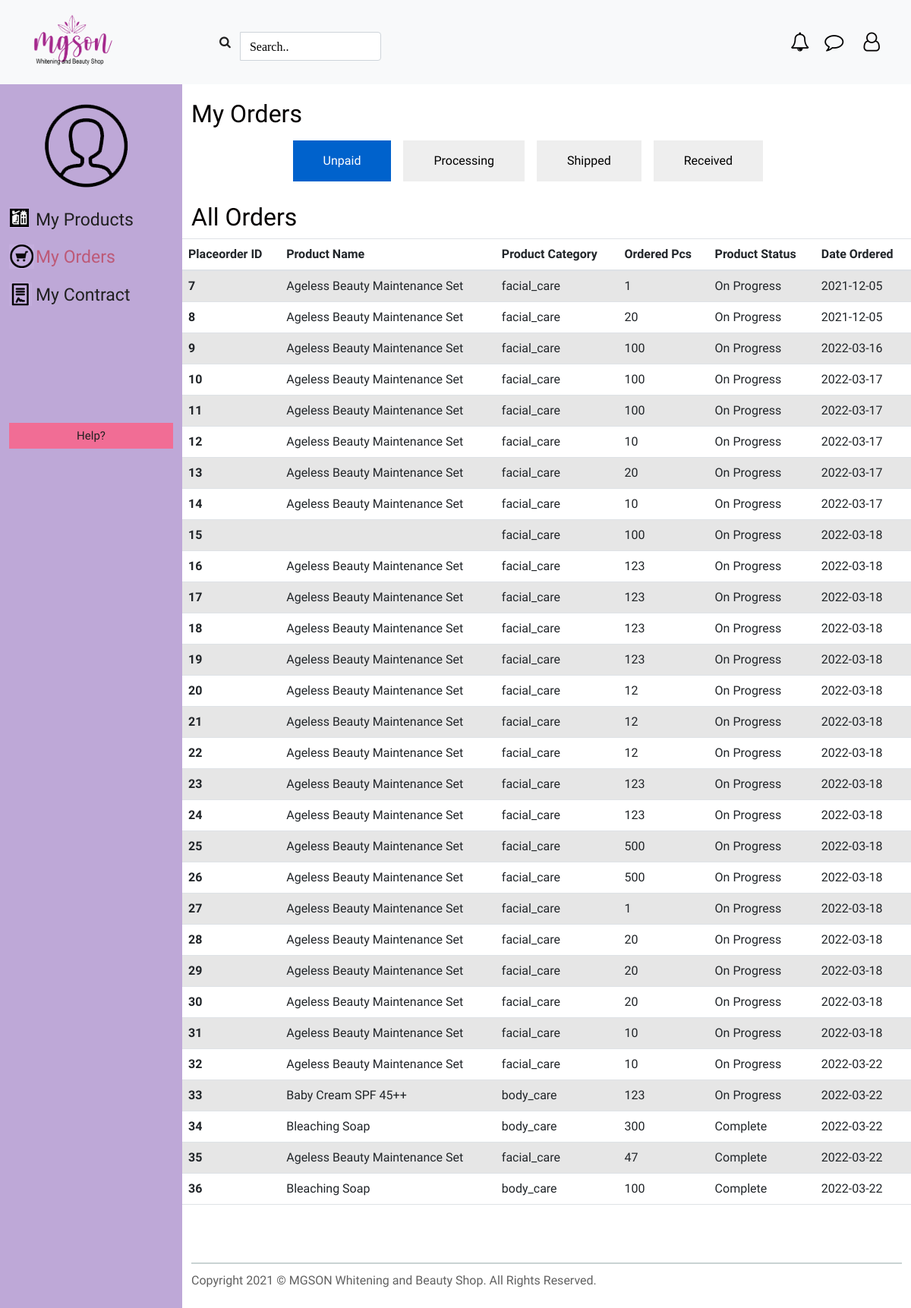
/dashboardDep/myorder.php, run on the app's committed database.
### tables this page shows
CREATE TABLE `placeorder` (
  `placeorder_id` int(1) NOT NULL,
  `id_users` varchar(50) NOT NULL,
  `id_product` varchar(100) NOT NULL,
  `id_admin` varchar(200) NOT NULL,
  `product_name` varchar(50) NOT NULL,
  `product_cat` varchar(50) NOT NULL,
  `ordered_pcs` int(50) NOT NULL,
  `quantity_remaining` int(30) NOT NULL,
  `product_status` varchar(50) NOT NULL,
  `date_ordered` date NOT NULL
);

### dashboardDep/myorder.php (the view, shortened to what this page needs)
<!DOCTYPE html>
<html>
<head>
   <link rel="stylesheet" type="text/css" href="../css/bootstrap.css" />
	<link href="../css/bootstrap.min.css" rel="stylesheet">
	<link href="../css/modals.css" rel="stylesheet">
	 <link rel="stylesheet" type="text/css" href="../css/style.css" />
	<link rel="stylesheet" href="https://cdnjs.cloudflare.com/ajax/libs/font-awesome/4.7.0/css/font-awesome.min.css">
	<link href="../style.css" rel="stylesheet" />
	<link href="style.css" rel="stylesheet" />
</head>
<body>
  <nav class="navbar navbar-expand-lg navbar-light bg-light sticky-top">
    <div class="ctml">
      <a href="index.php"><img src="../images/logo.png" class="img-fluid logo" alt="Dashboard"></a>
        <form class="form-inline my-2 my-lg-0 nfdp" action="../search.php">
          <div class="input-group">
            <button class="btn my-2 my-sm-0" type="submit"><i class="fa fa-search"></i></button>
              <input class="form-control mr-sm-2 fa fa-search" type="text" placeholder="Search.." aria-label="Search" name="search">
          </div>
        </form>
      </div>
      <div>
        <ul class="col-sm-12 bell-icons bc1 ctmul1">
        <li><a class="fa fa-bell-o" href="#"></a></li>
        <li><a class="fa fa-comment-o" href="contact.php"></a></li>
        <li>
          <a class="fa fa-user-o" type="button" class="btn" data-toggle="dropdown" aria-haspopup="true" aria-expanded="false"></a>
        </li>
      </ul>
      </div>
  </nav>
	<div id="dashboard-wrapper" class="container">
	  <div class="row">
  		<div class="col-sm-4">
  			<a href="index.php"><img src="images/profileavatar.png" class="mb-4 clientavatar" alt="client"/></a>
          <ul class="nav-menu-side withicons">
          <li><a href="myproducts.php">My Products</a></li>
          <li><a href="myorder.php" class="active-menu">My Orders</a></li>
          <li><a href="mycontract.php">My Contract</a></li>
          </ul>
        <p class="logout-btm"><a href="contact.php">Help?</a></p>
  		</div>
  		<div class="col-sm-8 product-data">
  			<div class="data-my-product">
  				<h2>My Orders</h2>
  				<ul class="myproducts">
  						<li><a class="btn btn-primary btn-dashboard active" href="#" role="button">Unpaid</a></li>
  						<li><a class="btn btn-primary btn-dashboard" href="#" role="button">Processing</a></li>
  						<li><a class="btn btn-primary btn-dashboard" href="#" role="button">Shipped</a></li>
  						<li><a class="btn btn-primary btn-dashboard" href="./Order/orderreceived.php" role="button">Received</a></li>
  				</ul>
  				<h2>All Orders</h2>
  				<div class="row info-order">
            <table class='table table-striped table-hover' >
    					<thead>
    							<tr>
                    <th scope='col'>Placeorder ID</th>
    								<th scope='col'>Product Name</th>
                    <th scope='col'>Product Category</th>
                    <th scope='col'>Ordered Pcs</th>
                    <th scope='col'>Product Status</th>
                    <th scope='col'>Date Ordered</th>
    								</tr>
    						</thead>
    					<tbody>
            <?php
            require('../db.php');
            $sql = "SELECT * FROM placeorder";
            $result = $con->query($sql);
            if ($result->num_rows > 0) {
              while($row = $result->fetch_assoc()) {
              echo "
                  <tr>
                    <th scope='row'>".$row["placeorder_id"]."</th>
                    <td>" . $row["product_name"]. "</td>
                    <td>" . $row["product_cat"]. "</td>
                    <td>" . $row["ordered_pcs"]. "</td>
                    <td>" . $row["product_status"]. "</td>
                    <td>" . $row["date_ordered"]. "</td>
                  </tr>";
              }
            } else {
              echo "0 results";
            }
            ?>
                </tbody>
              </table>
  				</div>
  			</div>
  		<footer>Copyright 2021 © MGSON Whitening and Beauty Shop. All Rights Reserved.</footer>
  	  </div>
  </div>
</div>
</body>
</html>

### css/style.css (style rules this page uses)
body { font-family: "Poppins", sans-serif; color: #040000; background-color: #ffffff; }
a, a:hover, a:focus { text-decoration: none; }
.btn, .btn:focus { outline: none !important; -webkit-box-shadow: none; box-shadow: none; }
.logo { width: 160px; padding: 10px; }
.bc1 { top: 2.5em !important; }
.nfdp { margin-left: 10%; }

### style.css (style rules this page uses)
input { width:90%; margin:10px auto; padding:10px; }
body { background:#fff; font-family: 'Arapey', serif; }
.container { margin:0 auto; max-width:100%; overflow:hidden; font-family: 'Arapey', serif; }
@media (min-width: 576px) { #dashboard-wrapper .col-sm-4, .col-sm-4-2 { width:20%; -ms-flex: 0 0 20%; flex: 0 0 20%; max-width: 20%; } }
@media (min-width: 576px) { #dashboard-wrapper .col-sm-8, .col-sm-8-2 { width:80%; -ms-flex: 0 0 80%; flex: 0 0 80%; max-width: 80%; left: 20%; } }
#dashboard-wrapper { overflow:hidden; }
#dashboard-wrapper .col-sm-4 { background:#bea8d7; height: fit-content; height: 100%; position: fixed; }
#dashboard-wrapper .col-sm-8 { background:#fff; padding-bottom: 20%; }
#dashboard-wrapper .col-sm-8 h2 { padding-top:20px; float: left; }
.nav-menu-side li { list-style:none; font-size:23px; margin-bottom:15px; }
.nav-menu-side li a { color:#202020; }
ul.nav-menu-side { margin-left:0; padding-left:0; margin-bottom:70%; }
.nav-menu-side li a.active-menu { color:#bd5977; }
.logout-btm { background: #f16d95; margin-left: 0px; margin-right: 0px; text-align: center; padding:5px; }
.logout-btm a { color:#202020; text-align:center; font-size:15px; font-family: 'Arimo', sans-serif; }
a.btn-dashboard { color: #202020; font-family: 'Arapey', serif; background: #eee; text-align: center; font-size: 25px; border: 0 none; border-radius: 0; padding: 15px 40px; }
.btn-dashboard.active { background:#bea8d7; color:#fff !important; }
.product-data h2 { float:left; }
.btn-primary:hover, .btn, .btn:focus { color:#202020 !important; }
.ctml { display: flex !important; flex-grow: 1; }
@media only screen and (min-width: 590px) { .row { display: block; } }
@media only screen and (min-width: 680px) { .row { display: block; } }
@media only screen and (min-width: 790px) { .row { display: flex; } }

### dashboardDep/style.css (style rules this page uses)
.btn-primary { color:#fff !important; }
.withicons li:first-child { background: transparent url(images/productsicon.png)no-repeat top left; }
.withicons li a { padding-left: 35px; text-align:center; }
.withicons li:nth-child(2) { background: transparent url(images/carticon.png)no-repeat top left; }
.withicons li:last-child { background: transparent url(images/list.png)no-repeat top left; }
.clientavatar { padding-left: 20%; padding-top: 10%; }
#dashboard-wrapper .col-sm-8 h2 { float:none !important; }
.myproducts li { list-style:none; float:left; margin: 8px; }
.myproducts li a { font-size:16px; }
.data-my-product { border-bottom:2px solid #c9d3d3; padding-bottom:30px; }
footer { color:#616161; padding-top:10px; }
.myproducts { width:80%; margin:0 auto; overflow:hidden; }
.myproducts li a { color:#000 !important; }
.bell-icons { position: relative; top: 0 !important; }
.bell-icons li { float:left; list-style:none; padding: 5px; font-size: 25px; }
.bell-icons a { color: black; }
.bell-icons li:first-child a:before { content: "\f0a2"; padding:5px; }
.bell-icons li:nth-child(2) a:before { content: "\f0e5"; padding:5px; }
.bell-icons li:last-child a:before { content: "\f2c0"; padding:5px; }
.info-order { margin-bottom:30px; }
::placeholder { color: black !important; }

### data on the page
placeorder: placeorder_id "7", product_name "Ageless Beauty Maintenance Set", product_cat "facial_care", ordered_pcs "1", product_status "On Progress", date_ordered "2021-12-05"
placeorder: placeorder_id "8", product_name "Ageless Beauty Maintenance Set", product_cat "facial_care", ordered_pcs "20", product_status "On Progress", date_ordered "2021-12-05"
placeorder: placeorder_id "9", product_name "Ageless Beauty Maintenance Set", product_cat "facial_care", ordered_pcs "100", product_status "On Progress", date_ordered "2022-03-16"
placeorder: placeorder_id "10", product_name "Ageless Beauty Maintenance Set", product_cat "facial_care", ordered_pcs "100", product_status "On Progress", date_ordered "2022-03-17"
placeorder: placeorder_id "11", product_name "Ageless Beauty Maintenance Set", product_cat "facial_care", ordered_pcs "100", product_status "On Progress", date_ordered "2022-03-17"
placeorder: placeorder_id "12", product_name "Ageless Beauty Maintenance Set", product_cat "facial_care", ordered_pcs "10", product_status "On Progress", date_ordered "2022-03-17"
placeorder: placeorder_id "13", product_name "Ageless Beauty Maintenance Set", product_cat "facial_care", ordered_pcs "20", product_status "On Progress", date_ordered "2022-03-17"
placeorder: placeorder_id "14", product_name "Ageless Beauty Maintenance Set", product_cat "facial_care", ordered_pcs "10", product_status "On Progress", date_ordered "2022-03-17"
placeorder: placeorder_id "15", product_cat "facial_care", ordered_pcs "100", product_status "On Progress", date_ordered "2022-03-18"
placeorder: placeorder_id "16", product_name "Ageless Beauty Maintenance Set", product_cat "facial_care", ordered_pcs "123", product_status "On Progress", date_ordered "2022-03-18"
placeorder: placeorder_id "17", product_name "Ageless Beauty Maintenance Set", product_cat "facial_care", ordered_pcs "123", product_status "On Progress", date_ordered "2022-03-18"
placeorder: placeorder_id "18", product_name "Ageless Beauty Maintenance Set", product_cat "facial_care", ordered_pcs "123", product_status "On Progress", date_ordered "2022-03-18"
placeorder: placeorder_id "19", product_name "Ageless Beauty Maintenance Set", product_cat "facial_care", ordered_pcs "123", product_status "On Progress", date_ordered "2022-03-18"
placeorder: placeorder_id "20", product_name "Ageless Beauty Maintenance Set", product_cat "facial_care", ordered_pcs "12", product_status "On Progress", date_ordered "2022-03-18"
placeorder: placeorder_id "21", product_name "Ageless Beauty Maintenance Set", product_cat "facial_care", ordered_pcs "12", product_status "On Progress", date_ordered "2022-03-18"
placeorder: placeorder_id "22", product_name "Ageless Beauty Maintenance Set", product_cat "facial_care", ordered_pcs "12", product_status "On Progress", date_ordered "2022-03-18"
placeorder: placeorder_id "23", product_name "Ageless Beauty Maintenance Set", product_cat "facial_care", ordered_pcs "123", product_status "On Progress", date_ordered "2022-03-18"
placeorder: placeorder_id "24", product_name "Ageless Beauty Maintenance Set", product_cat "facial_care", ordered_pcs "123", product_status "On Progress", date_ordered "2022-03-18"
placeorder: placeorder_id "25", product_name "Ageless Beauty Maintenance Set", product_cat "facial_care", ordered_pcs "500", product_status "On Progress", date_ordered "2022-03-18"
placeorder: placeorder_id "26", product_name "Ageless Beauty Maintenance Set", product_cat "facial_care", ordered_pcs "500", product_status "On Progress", date_ordered "2022-03-18"
placeorder: placeorder_id "27", product_name "Ageless Beauty Maintenance Set", product_cat "facial_care", ordered_pcs "1", product_status "On Progress", date_ordered "2022-03-18"
placeorder: placeorder_id "28", product_name "Ageless Beauty Maintenance Set", product_cat "facial_care", ordered_pcs "20", product_status "On Progress", date_ordered "2022-03-18"
placeorder: placeorder_id "29", product_name "Ageless Beauty Maintenance Set", product_cat "facial_care", ordered_pcs "20", product_status "On Progress", date_ordered "2022-03-18"
placeorder: placeorder_id "30", product_name "Ageless Beauty Maintenance Set", product_cat "facial_care", ordered_pcs "20", product_status "On Progress", date_ordered "2022-03-18"
placeorder: placeorder_id "31", product_name "Ageless Beauty Maintenance Set", product_cat "facial_care", ordered_pcs "10", product_status "On Progress", date_ordered "2022-03-18"
placeorder: placeorder_id "32", product_name "Ageless Beauty Maintenance Set", product_cat "facial_care", ordered_pcs "10", product_status "On Progress", date_ordered "2022-03-22"
placeorder: placeorder_id "33", product_name "Baby Cream SPF 45++", product_cat "body_care", ordered_pcs "123", product_status "On Progress", date_ordered "2022-03-22"
placeorder: placeorder_id "34", product_name "Bleaching Soap", product_cat "body_care", ordered_pcs "300", product_status "Complete", date_ordered "2022-03-22"
placeorder: placeorder_id "35", product_name "Ageless Beauty Maintenance Set", product_cat "facial_care", ordered_pcs "47", product_status "Complete", date_ordered "2022-03-22"
placeorder: placeorder_id "36", product_name "Bleaching Soap", product_cat "body_care", ordered_pcs "100", product_status "Complete", date_ordered "2022-03-22"
